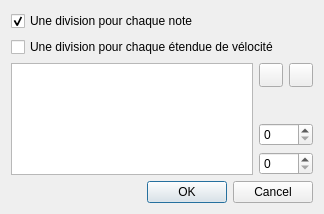
<?xml version="1.0" encoding="UTF-8"?>
<ui version="4.0">
 <class>DialogDuplication</class>
 <widget class="QDialog" name="DialogDuplication">
  <property name="windowModality">
   <enum>Qt::ApplicationModal</enum>
  </property>
  <property name="geometry">
   <rect>
    <x>0</x>
    <y>0</y>
    <width>320</width>
    <height>214</height>
   </rect>
  </property>
  <property name="sizePolicy">
   <sizepolicy hsizetype="Preferred" vsizetype="Minimum">
    <horstretch>0</horstretch>
    <verstretch>0</verstretch>
   </sizepolicy>
  </property>
  <property name="windowTitle">
   <string>Duplication des divisions</string>
  </property>
  <property name="windowIcon">
   <iconset resource="../ressources.qrc">
    <normaloff>:/icones/icon</normaloff>:/icones/icon</iconset>
  </property>
  <layout class="QVBoxLayout" name="verticalLayout">
   <item>
    <widget class="QCheckBox" name="checkForEachKey">
     <property name="text">
      <string>Une division pour chaque note</string>
     </property>
     <property name="checked">
      <bool>true</bool>
     </property>
    </widget>
   </item>
   <item>
    <widget class="QCheckBox" name="checkForEachVelocityRange">
     <property name="text">
      <string>Une division pour chaque étendue de vélocité</string>
     </property>
    </widget>
   </item>
   <item>
    <widget class="QFrame" name="frameVelocity">
     <property name="minimumSize">
      <size>
       <width>302</width>
       <height>0</height>
      </size>
     </property>
     <property name="maximumSize">
      <size>
       <width>302</width>
       <height>16777215</height>
      </size>
     </property>
     <property name="frameShape">
      <enum>QFrame::NoFrame</enum>
     </property>
     <property name="frameShadow">
      <enum>QFrame::Raised</enum>
     </property>
     <layout class="QHBoxLayout" name="horizontalLayout">
      <property name="margin">
       <number>0</number>
      </property>
      <item>
       <widget class="QListWidget" name="listVelocites"/>
      </item>
      <item>
       <layout class="QVBoxLayout" name="verticalLayout_2">
        <item>
         <layout class="QHBoxLayout" name="horizontalLayout_2">
          <item>
           <widget class="QPushButton" name="pushAdd">
            <property name="minimumSize">
             <size>
              <width>24</width>
              <height>24</height>
             </size>
            </property>
            <property name="maximumSize">
             <size>
              <width>24</width>
              <height>24</height>
             </size>
            </property>
            <property name="text">
             <string/>
            </property>
            <property name="icon">
             <iconset resource="../ressources.qrc">
              <normaloff>:/icones/add</normaloff>:/icones/add</iconset>
            </property>
           </widget>
          </item>
          <item>
           <widget class="QPushButton" name="pushRemove">
            <property name="minimumSize">
             <size>
              <width>24</width>
              <height>24</height>
             </size>
            </property>
            <property name="maximumSize">
             <size>
              <width>24</width>
              <height>24</height>
             </size>
            </property>
            <property name="text">
             <string/>
            </property>
            <property name="icon">
             <iconset resource="../ressources.qrc">
              <normaloff>:/icones/remove</normaloff>:/icones/remove</iconset>
            </property>
           </widget>
          </item>
         </layout>
        </item>
        <item>
         <spacer name="verticalSpacer">
          <property name="orientation">
           <enum>Qt::Vertical</enum>
          </property>
          <property name="sizeHint" stdset="0">
           <size>
            <width>20</width>
            <height>40</height>
           </size>
          </property>
         </spacer>
        </item>
        <item>
         <widget class="QSpinBox" name="spinMinVel">
          <property name="maximum">
           <number>127</number>
          </property>
         </widget>
        </item>
        <item>
         <widget class="QSpinBox" name="spinMaxVel">
          <property name="maximum">
           <number>127</number>
          </property>
         </widget>
        </item>
       </layout>
      </item>
     </layout>
    </widget>
   </item>
   <item>
    <spacer name="verticalSpacer_2">
     <property name="orientation">
      <enum>Qt::Vertical</enum>
     </property>
     <property name="sizeHint" stdset="0">
      <size>
       <width>20</width>
       <height>40</height>
      </size>
     </property>
    </spacer>
   </item>
   <item>
    <widget class="QDialogButtonBox" name="buttonBox">
     <property name="orientation">
      <enum>Qt::Horizontal</enum>
     </property>
     <property name="standardButtons">
      <set>QDialogButtonBox::Cancel|QDialogButtonBox::Ok</set>
     </property>
    </widget>
   </item>
  </layout>
 </widget>
 <resources>
  <include location="../ressources.qrc"/>
 </resources>
 <connections>
  <connection>
   <sender>buttonBox</sender>
   <signal>accepted()</signal>
   <receiver>DialogDuplication</receiver>
   <slot>accept()</slot>
   <hints>
    <hint type="sourcelabel">
     <x>248</x>
     <y>254</y>
    </hint>
    <hint type="destinationlabel">
     <x>157</x>
     <y>274</y>
    </hint>
   </hints>
  </connection>
  <connection>
   <sender>buttonBox</sender>
   <signal>rejected()</signal>
   <receiver>DialogDuplication</receiver>
   <slot>reject()</slot>
   <hints>
    <hint type="sourcelabel">
     <x>316</x>
     <y>260</y>
    </hint>
    <hint type="destinationlabel">
     <x>286</x>
     <y>274</y>
    </hint>
   </hints>
  </connection>
 </connections>
</ui>
